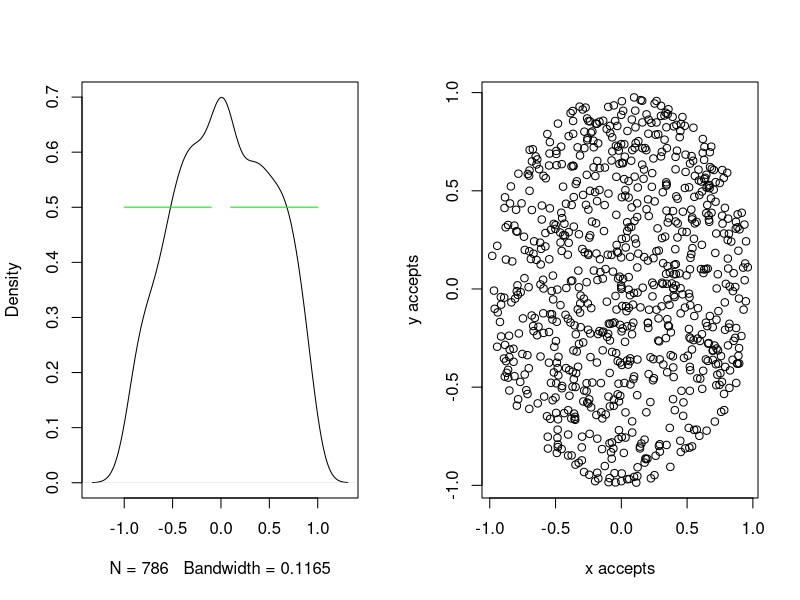
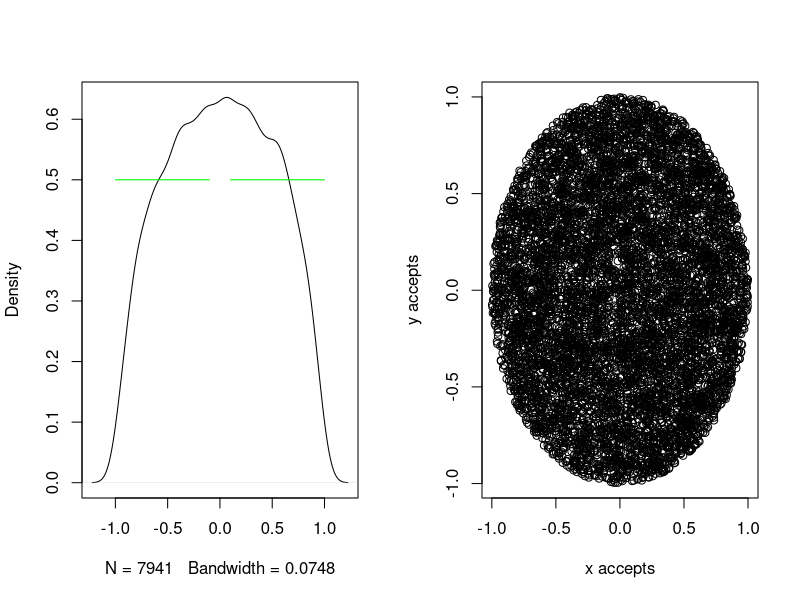
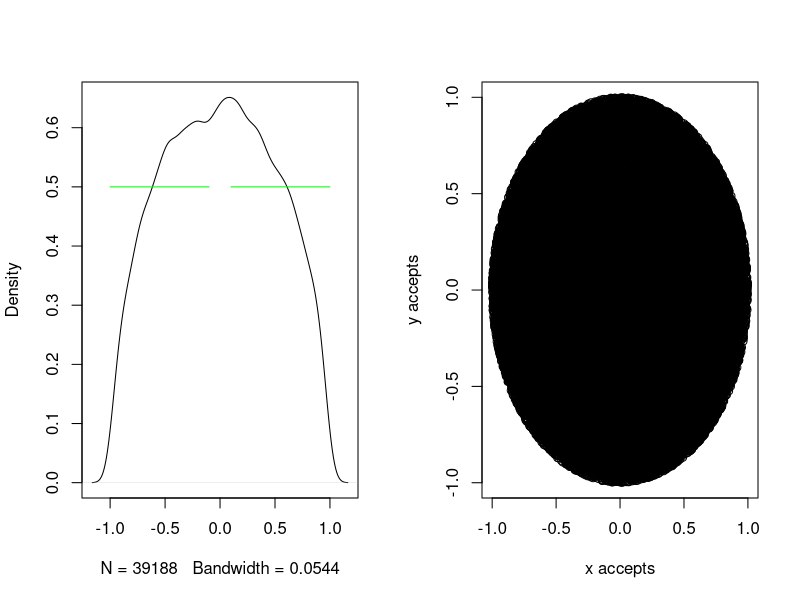
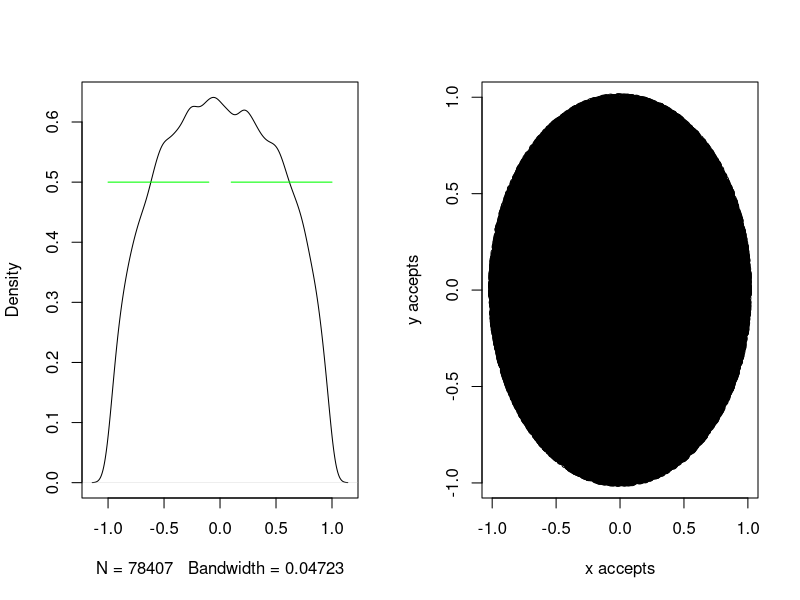
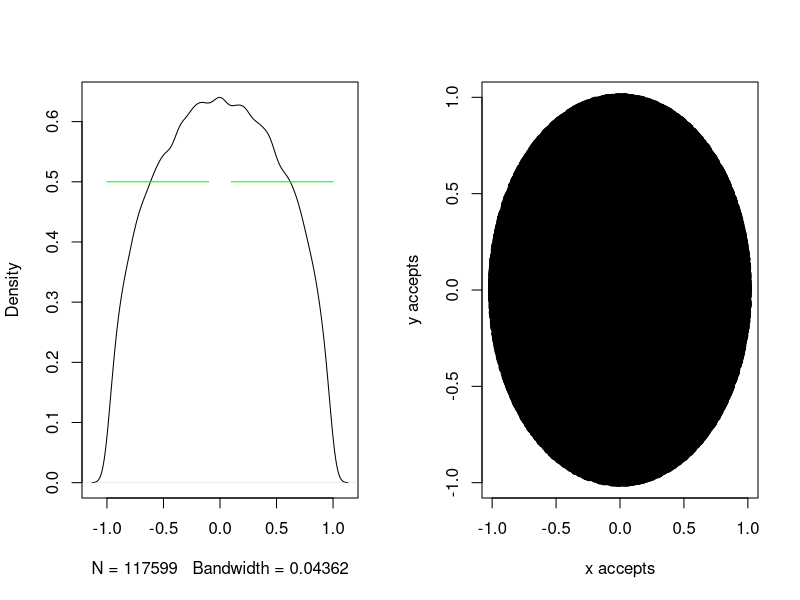

Write the R code that produced these figures, in order. (Note: this script raises an error after producing the figures.)

####Clear Environment####
rm(list = ls())

####Call Libraries####

library(doParallel)##Parallel Processing
library(psych)#describe function
library(knitr)##Create .md, .html, and .pdf files
library(markdown)##Create .md, .html, and .pdf files


#### Parallel procesing for running performance ####

# Set number of cores for parallel processing
no_cores <- detectCores() - 2 

# Register number of cores for parallel processing
registerDoParallel(no_cores)

# Validate number of cores for parallel processing 
getDoParWorkers()

#### Monte Carlo in 2d - Estimation the area of circle ####

# MC function in 2 dimensions ([0, d] = interval of the Uniform Distribution, n = number of samples) function
mc.2d <-function(x, y, d, n)
  {  
  accept <- 0 # set counter to zero

  data <- c(x, y) # starting vector

  accepts <- matrix(data, 1, 2) # set matrix for the sampling data
  
    for (i in 2:n) {
      y <- 2*runif(1, 0, d) - 1
      x <- 2*runif(1, 0 ,d) - 1
      
      if((x^2 + y^2) <= 1) { 
    accepts <- rbind(accepts, c(x,y))
    accept <- accept + 1
  }
}
alpha <- accept/n # probability to be inside the circle

par(mfrow=c(1, 2)) # set 2 graphs per window

plot(density(accepts[ , 1]), main = "") # probability density

index <- seq(-1, 1, 0.1)
lines(index, 0.5*index/index, col = "green") # add green line to the mean of Uniform distribution, interval: [-1, 1]

plot(accepts, xlab = "x accepts", ylab = "y accepts") # accepted points (points insode the circle)

return(list(alpha, accepts)) # returns the probability to be inside the circle and the accepted points
}

#### Checking the system time ####
# dev.off() # close the active windows

set.seed(15) # seed for regeneration
system.time(mc.2d(0, 0, 1, 1000)) # starting point: (x,y) = (0, 0), [0, 1]: Uniform Distribution interval, n = 1000 samples

set.seed(16)# seed for regeneration
system.time(mc.2d(0, 0, 1, 10000)) # starting point: (x,y) = (0, 0), [0, 1]: Uniform Distribution interval, n = 10000 samples

set.seed(19)# seed for regeneration
system.time(mc.2d(0, 0, 1, 50000)) # starting point: (x,y) = (0, 0), [0, 1]: Uniform Distribution interval, n = 50000 samples

set.seed(20)# seed for regeneration
system.time(mc.2d(0, 0, 1, 100000)) # starting point: (x,y) = (0, 0), [0, 1]: Uniform Distribution interval, n = 100000 samples

set.seed(21)# seed for regeneration
system.time(mc.2d(0, 0, 1, 150000)) # starting point: (x,y) = (0, 0), [0, 1]: Uniform Distribution interval, n = 150000 samples



#### calculate the mean of the generated samples (MC acceptance ratio - probability) to verify where the chain converges ####
mc_meanx_2d <- function(n, d, m) { # n = samples, [0 , d] : Uniform distribution interval, m - iterations
  
  y <- 2*runif(1, 0, d) - 1
  z <- 2*runif(1, 0, d) - 1
  x <- c()
  acc <- c()  
  for (i in 1:m) {
    x[i] <- mc.2k(y, z, d, n)[[1]] #Insert the data frame to a vector
    acc <-  mc.2k(y, z, d, n)[[2]][ , 1]*mc.2d(y, z, d, n)[[2]][ , 2] # joint Uniform distribution f(x)*f(y)
    }
  z <- mean(x) #finding the mean of the acceptance rate - probability to be inside the circle 
  return(list(x, acc)) # returns the acceptance rates of the process 
}


set.seed(14) 
start.time <- Sys.time() # starting time
system.time(z <- mc_meanx_2d(10000, 1, 100))
end.time <- Sys.time() # ending time
(time.taken <- end.time - start.time) # running time

# The mean value of the 100 independent samples from the Uniform distribution is the expected value
# of the distribution
# (f(x1) + ... + f(x100))/100 =.. E[f(x)] (Law of Large Numbers - LLN)

# We calculate the expected value of the 100 independent samples from the uniform distribution
# in 2 dimensions

dev.off() # close graphs per window
mean(z[[2]]) # The expected value of the Uniform distribution, true mean of U ~[ -1, 1] : μ = (-1 + 1)/2 = 0


index <- seq(-1, 1, 0.1)

plot(density(z[[2]]), main ="") # plot probability density of z - vector f(x,y)
abline(v = mean(z[[2]]), col = "red", lwd = 1, lty = 3) # add the line of mean value
text(mean(z[[2]]), 0.1 , round(mean(z[[2]]), 3)) # add the mean value as text
# lines(index, 0.5*index/index, col = "green") # straight line at the mean value of the Unifrom distribution


plot(density(z[[1]]), main ="") # plot probability density of z - vector (MC acceptance ratio)
abline(v = mean(z[[1]]), col = "red", lwd = 1, lty = 3) # add the line of mean value
text(mean(z[[1]]), 0.1 , round(mean(z[[1]]), 3)) # add the mean value as text


mean(z[[1]])# The expected value of the MC acceptance ratio - probability for a point to be inside the circle
dev.off()


hist(z[[1]], probability = TRUE, ylim = c(0, 120))# histogram of probabilities z (f(x1),..., f(x100))
lines(density(z[[1]]),col="red") # add line of probability density

sd(z[[2]]) # standard deviation of joint distribution of accepted values

# We know that the estimation of the integrate is |B| = prob_estimated*(2^k) where k = 2 are the dimensions.
# So the |B| estimation is mean(z)*(2^2)

#### Estimate the integrate of B (2 dimensions) ####
(B_estimated <- mean(z[[1]])*(2^2))


# We know from the calculation of the integrate with polar coordinates (2 dimensions) 
# that that the area of probability density function upon 2d sphere (B_true) is pi/2*(2)
(B_true <- pi)

# We estimated with Monte Carlo sampling from Uniform Distribution 
# that the integrate of B is mean_estimated*(2^2) = mean(z)*4 = 3.141796 close to the true volume of 2d sphere (pi*R^2, 
# pi for R = 1)
# Correspondingly, the estimated area of 2 dimension's sphere (B_estimated): is mean(z)*2^2 
B_estimated == 2^2*mean(z[[1]])

# The error of the integrate estimation is B_estimated - B_true 
(estimated_error <- abs(B_true - B_estimated))
round(estimated_error, 4) # round value in four decimals

# The relative error of estimation of area B  is 0.02%
(estimated_error_perc <- round(abs(1 - (B_estimated/B_true)), 4)*100)

# It is a precise algorithm (estimation error very low < 1%)

#### Monte Carlo in k - dimensions (Volume estimation of hyper-sphere) ####

# MC function in k - dimensions 
mc.d <-function(n, d, k) # k = dimensions, U ~ [0, d], n = samples 
{  
  accept <- 0 # set counter to zero
  
  x <- (2*runif(k, 0, d) - d) # U ~ [-1,1]
  
  data <- c(x) # assign data to a vector
  
  accepts <- matrix(data, 1, k) # matrix of 1 row and k - columns
  
  for (i in 1:n) {
    x <- t(matrix(2*runif(k, 0, d) - d)) # simulate 2 values from Uniform distribution
    if(sum(x^2) <= 1) { # if the candidate point is inside the circle
      accepts <- rbind(accepts, c(x)) # add the candidate point to the matrix
      accept <- accept + 1 # add one to counter
    }
  }
  
  alpha <- accept/n # probability to be inside the k - dimensions sphere
  x1 <- accepts # accepted points to vector
  
  par(mfrow=c(1, 2)) # 2 graphs per window
  plot(density(accepts[ , 1]), main = "") # density plot of 1 dimension (accepted points)
  
  abline(v = mean(accepts[, 1]), col = "red", lwd = 1, lty = 3) # add the line of mean value
  text(mean(accepts[ , 1]), 0.1 , round(mean(accepts[ , 1]), 3)) # add the mean value as text
  
  plot(accepts, xlab = "x accepts", ylab = "y accepts") # plot accepted points (2 dimensions)
    
  return(list(alpha, accepts)) # the function returns probability and accepted points
  }


set.seed(17) # seed for regeneration
(mc.d(10000, 1, 10)) # 10000 samples in 10 dimensions


#### Calculate the mean of these values to verify where the probability converges ####
mc_meanx_d <- function(n, d, k, m) { # n = number of samples, U ~ [0 ,d], k = dimensions, m = iterations
  
  x  <- c()
  for (i in 1:m) {
    x[i] <- mc.d(n, d, k)[[1]]
    
    # Insert the data frame to a vector
  }
  z <- mean(x)
  
  #Finding the average of the acceptance rate 
  return(x) # probability of accepting points inside the hyper-sphere
}

set.seed(18) # seed for regeneration
system.time(z <- mc_meanx_d(10000, 1, 10, 100)) # running process for 10000 simulations, U ~ [-1, 1], k = 10, m = 100

# The mean value of the 100 independent samples from the Uniform distribution is the expected value
# of the distribution
# (f(x1) + ... + f(x100))/100 = E[f(x)] (LLN)

# I calculate the expected value of the 100 independent samples from the uniform distribution
# in 10 dimensions

dev.off() # close active windows (graphs)
mean(z)# The expected mean value of the distribution
hist(z, probability = TRUE, ylim = c(0, 1000), xlim = c(0, 0.005 ), main = "MC acceptance ratio, k - 10 dimensions")
# histogram of probabilities z (f(x1),..., f(x100))
lines(density(z),col="red") # The histogram of probability density is similar to normal distribution,

# We know that the estimation of the integrate is |B| = prob_estimated*(2^d) where d = 10 are the dimensions.
# So the |B| estimation is mean(z)*(2^10)

#### Estimate the integrate of B (10 dimensions) ####
B_estimated <- mean(z)*(2^10)
B_estimated

# We know from the calculation of the integrate with polar coordinates (10 dimensions) 
# that that the true area of sphere is 2.55
(B_true <- (pi^(10/2))/gamma(10/2 + 1))

# We estimated with Monte Carlo sampling of Uniform distribution 
# that integrate of B is 2.516679 close to the true volume of 10d sphere

#### The error of the integrate estimation is B_estimated - B_true ####
round((estimated_error <- abs(B_true - B_estimated)), 3)

### The relative error of estimation of area B  is 0.99%
(estimated_error_perc <- round(abs(1 - (B_estimated/B_true)), 4)*100)


#### Calculation of the number of samples needed for estimation accuracy in three decimals ####

sd(z) # standard deviation from 100 iterations of 10.000 samples

sd(z)/sqrt(10000) #estimation error

cumprob <- pnorm(z, mean(z), sd(z)) #cumulative probability of normal distribution
# with mean = mean(z) and sd = sd(z)

sd(cumprob) # standard deviation of cumulative probability for expected mean value of
# MC acceptance ratio

sd(cumprob)/sqrt(10000) #estimaton error < 4*10^-3

(round((sd(cumprob)/sqrt(10000))/(sd(z)/sqrt(10000)), 0)) # for precision > 2*10^-3 (or error < 2*10^-3)
# we have to increase six hundred times the samples of the iterating process, that means, 
# 6 million samples in each iterating process



#### Calculate the running time depending on the number of samples (dimensions k = 10) ####

mc.10d_run_time <-function(number_accepts, d, k)
{  
  
  accept <- 0 # counter for number of accepts
  data <- c(2*runif(k, 0, d) - 1) # vector of simulated point
  accepts <- matrix(data, 1, k)  # matrix includes the first point of the process
  
    n <- 0 # counter for number of steps
      
    while(accept < number_accepts + 1) { # while loop (accept < number of accepts)
        n <- n + 1 # incremental counter for number of steps
        x <- t(matrix(2*runif(k, 0, d) - 1)) # new simulated point
       if(sum(x^2) <= 1) { # if x is inside the sphere
      accepts <- rbind(accepts, x) # x is inserted into the matrix of accepts
      accept <- accept + 1 # and accept counter is increasing by 1
      
      }
      }
    alpha <- accept/n # probability of accepting points
  return(n) # return number of steps
  }


set.seed(22) # seed for regeneration
number_steps <- (mc.10d_run_time(1000, 1, 10)) # run process for 1000 accepted points, U ~ [-1, 1], and k = 10 dimensions


start.time <- Sys.time() # starting time
set.seed(31) # seed for regeneration

for (i in seq(2000, 10000, by = 1000)) {
number_steps <- cbind(number_steps, mc.10d_run_time(i, 1, 10)) # iterating process for i - accepted points
}
end.time <- Sys.time() # ending time
(time.taken <- end.time - start.time) # running time


slope <- data.frame(t(number_steps)) # assign results to a data frame (df)
head(slope) # first rows of df

c(seq(1, nrow(slope), by = 1)) # sequence 1 to 10, e.g. 1, 2, 3, .., 10

slope$accepts <- c(seq(1000, nrow(slope)*1000, by = 1000)) # add column with number of accepted points 1000, 2000, etc.

names(slope)[which(names(slope) %in% c("t.number_steps."))] <- c("number_steps") # set column name to new column


plot(slope$number_steps, slope$accepts, xlab = "Number of Steps", ylab = "Accepts", main = "Slope") # plot the (x,y) columns
# of df


y <- lm(slope$accepts ~ slope$number_steps, data = slope) # linear model between accepts and number of steps
summary(y) # summary of linear model

y$coefficients[2]# the coefficient of linear regression is the expected mean value of probability density function

slope$Probability <- slope$accepts/slope$number_steps # expected mean value of probability density function 
slope$Exp_Time <- round(1/slope$Probability, 0) # expected mean time for having a point inside the sphere 
# (return to the same state X = 1)
slope$Constant <- 1/slope$accepts # constant value
mean(slope$Constant)

qqnorm(slope$accepts) # normal probability q-q plot
qqline(slope$accepts) # added line in normal probability q-q plot


predict(y, newdata = slope) # predicted number of accepted points based on the number of steps (linear model)
slope$accepts # number of accepted points


#### The expected Time T ####

# The expected Time T Monte Carlo has to run (number of samples) in order to have X accepted points inside the circle

c <- 1/X # calculated in slope data frame
d <- 10 # dimensions

# For instance for X = 20,000 (accepts - points inside the 10d sphere)
X <- 20000

# The slope of the regresion model between accepts and number of steps is the
# expected mean value of the probability density function

(expected_time <- round(c*X/y$coefficients[2], 0))# the expected mean time for each accepting point 

# As a result the expected running time in order to have 20,000 accepting points is: 
expected_time*20000


new_row <- c(expected_time*X, X, 1/expected_time, expected_time, c) # new row of slope data frame (values for each column)

#### Adding the predicted number of steps in slope data frame ####
slope <- rbind.data.frame(slope, new_row)


#### Finding the variance of expected value in k - 10d ####
asym_var <- function(l, n, d, k, m){
  
  x <- array(dim = c(m, l))
  for (i in 1:l) {
    x[, i] <- (mc_meanx_d(n, d, k, m))
  }
 y <- x
   return(y)
}


set.seed(123) # seed for regeneration

start.time <- Sys.time() # starting time
y <- asym_var(10, 10000, 1, 10, 100) # set values of the asym_var function to a vector (y)
end.time <- Sys.time() # ending time
(time.taken <- end.time - start.time) # running time

#### Histogram of expected value of y (10 iterations of 100 samples with 10000 observations, k - dimensions = 10) ####
hist(y, breaks = 5, freq = FALSE, ylim = c(0, 800))
lines(density(y),col="red")# The histogram of probability density is similar to normal distribution,
apply(y, 2, var) # variance for each dimension

summary(y) # summary statistics of y


### Validation of histogram (probability density value)
h <- hist(y, breaks = 5, freq = FALSE)
sum(h$density) # 2000 distributed values to equivalent intervals

unique(zapsmall(diff(h$breaks))) # range for each interval
unique(zapsmall(diff(h$breaks)))*sum(h$density) # validation of probability density (multiplication has to be 1)

dev.off() # close open windows

### Normality function ####
normality <- function (x, k) { 
  y <- (x - (B_true/2^k))/sd(x)
return(y)
  }

### asymptotic variance in each iteration ###
apply(normality(y[ , ], 10), 2, var) 


### Histogram of y ####
hist(normality(y[ , ], 10) ,freq = FALSE, main = "Normalization of Expected Mean 
     Values (k - 10 dimensions)", xlab = "")

### Add curved line (density) ###
lines(density(normality(y[ , ], 10)),col="red")

### set seed for generating the same sample ###
set.seed(321)

### add line with sampling from Normal disribution ###
lines(density(rnorm(1000)), col = " green", lty = 3)

